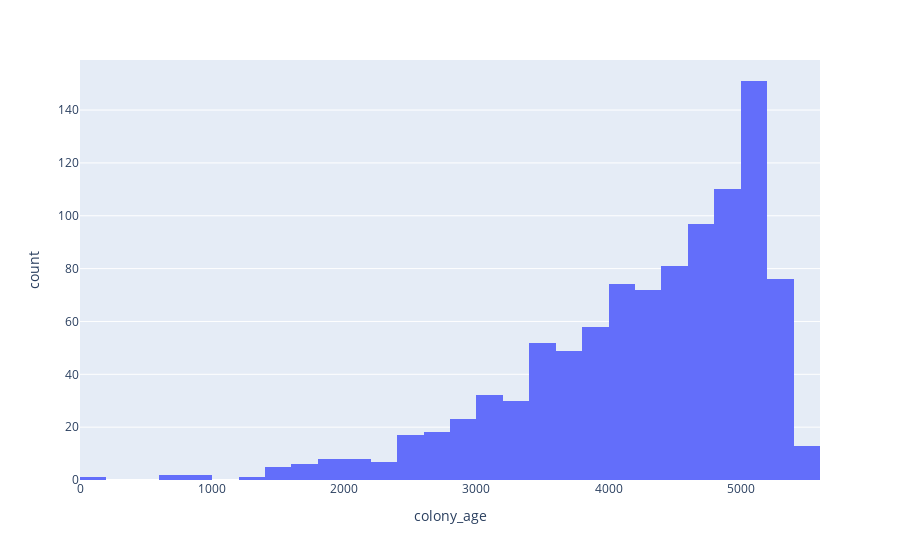

Notebook cell for this chart:
### Code cell
px.histogram(star_map[star_map['state'] == 'colonised'], x="colony_age")

### Figure 1 — Plotly figure (JSON) as saved in the notebook; plotly's stock layout.template omitted (floating-point values rounded to 4 significant figures; data arrays with more than 128 entries replaced by an {"elided": "..."} marker saying what was removed)
{"data": [{"alignmentgroup": "True", "bingroup": "x", "hovertemplate": "colony_age=%{x}<br>count=%{y}<extra></extra>", "legendgroup": "", "marker": {"color": "#636efa", "pattern": {"shape": ""}}, "name": "", "offsetgroup": "", "orientation": "v", "showlegend": false, "type": "histogram", "x": {"elided": "993 int values"}, "xaxis": "x", "yaxis": "y"}], "layout": {"autosize": true, "barmode": "relative", "legend": {"tracegroupgap": 0}, "margin": {"t": 60}, "xaxis": {"anchor": "y", "autorange": true, "domain": [0, 1], "range": [-0.5, 5600.0], "title": {"text": "colony_age"}, "type": "linear"}, "yaxis": {"anchor": "x", "autorange": true, "domain": [0, 1], "range": [0, 158.9], "title": {"text": "count"}}}}
